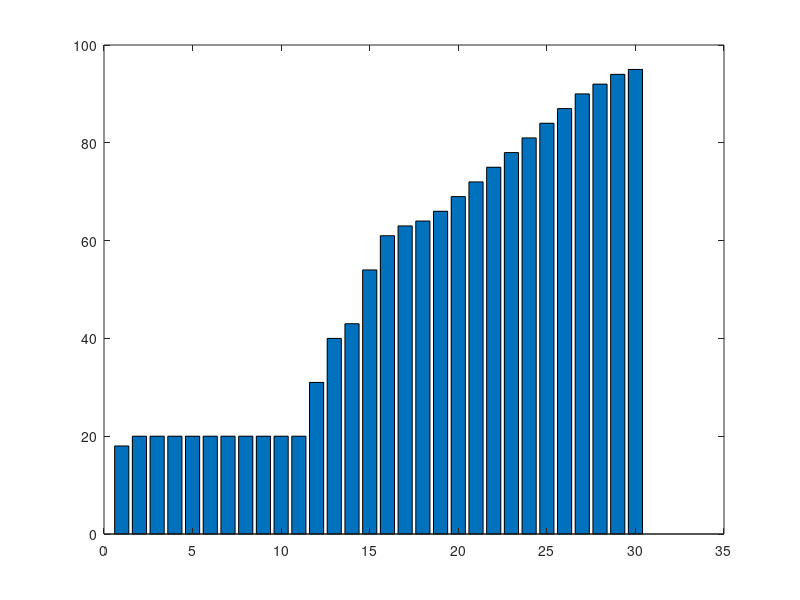

Source code (MATLAB):
clear all
clc


V = linspace(3, 90, 30);

V(1:10) = 20;
V(11:20) = randi([1, 100], 1, 10);
J = sort(V);

bar(J)

%%
clear all 
clc

A = [1 3 5]
B = [3 4 2]

C = nthroot(3*A,3)+ log2(A+B)-((2*A)/B)+exp(A/B)+sin(A+B)

%%
clc
clear all

p = [-1 0 0 2 -5];
roots_p = roots(p)

disp('-x^4 + 2x - 5')

x = -4;

PolynomX = polyval(p, x)

%%
